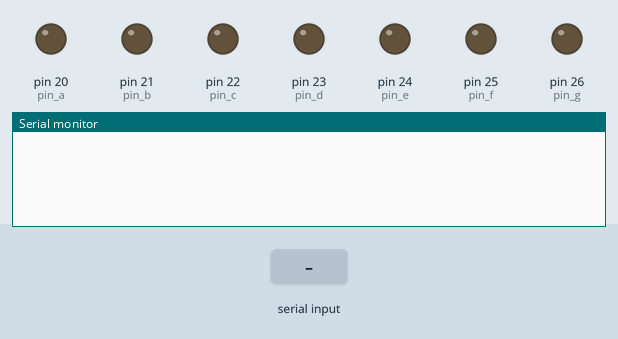
The sketch below on a simulated Arduino Mega 2560, built with avr-gcc and run on an emulated ATmega2560. Parts: output pins drawn as LEDs (lit = HIGH), the last lines printed to the serial monitor. The test bench sets the inputs (shaded band).

Above: at 1.2 s.
1.3 s: "1\n" received over the second serial link
At 2.2 s:
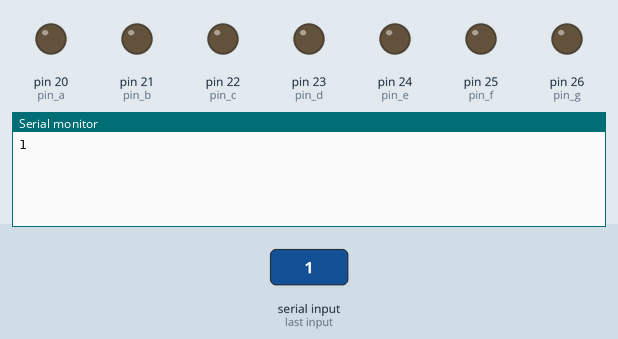
2.8 s: "2\n" received over the second serial link
At 3.4 s:
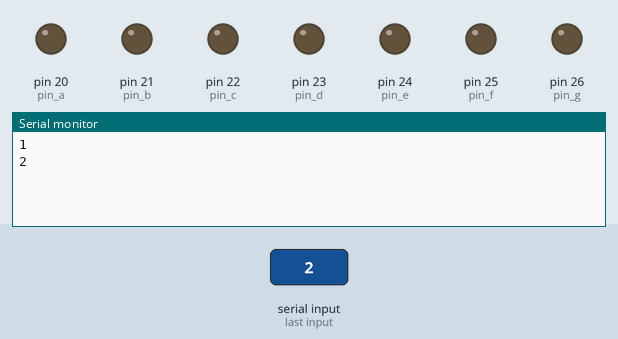
4.3 s: "3\n" received over the second serial link
At 5.5 s:
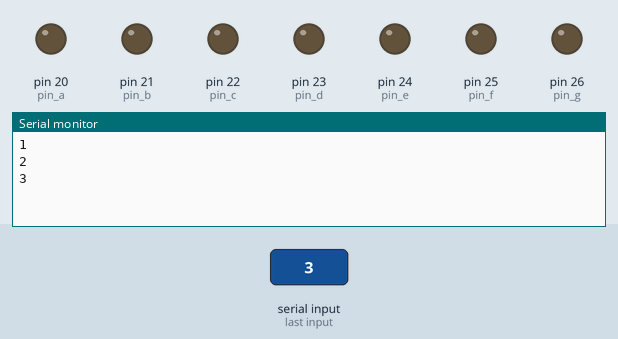
5.8 s: "4\n" received over the second serial link
At 6.9 s:
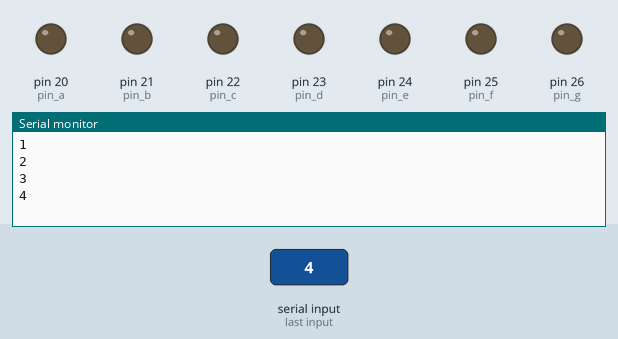
7.3 s: "5\n" received over the second serial link
At 8.0 s:
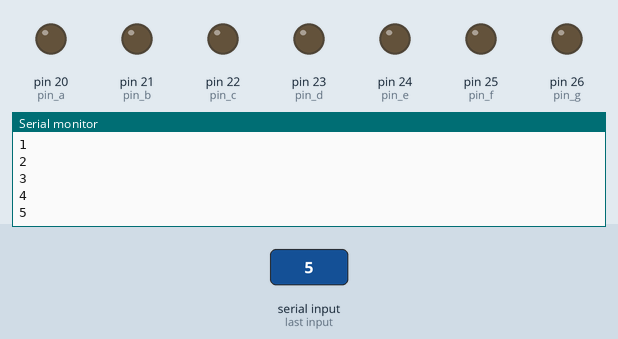
8.8 s: "6\n" received over the second serial link
At 9.1 s:
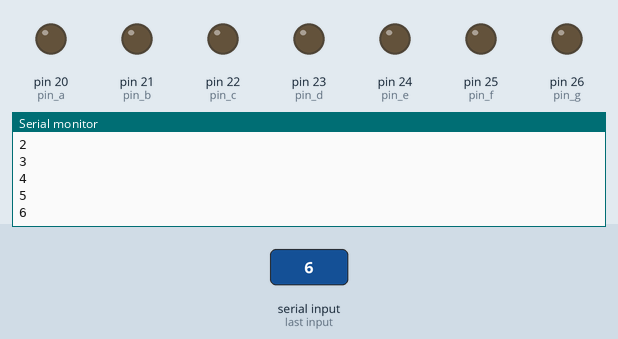
Timing chart, 0 to 11.3 s (numbered marks = the images above; inputs shaded):
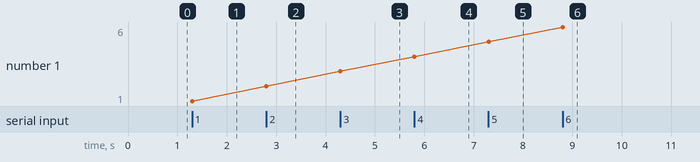

Measured:
- after the input at 1.3 s, the serial monitor: prints a new line at once (image 1)
- after the input at 2.8 s, the serial monitor: prints a new line at once (image 2)
- after the input at 4.3 s, the serial monitor: prints a new line at once (image 3)
- after the input at 5.8 s, the serial monitor: prints a new line at once (image 4)
- after the input at 7.3 s, the serial monitor: prints a new line at once (image 5)
- after the input at 8.8 s, the serial monitor: prints a new line at once (image 6)
- plotted number 1: 1 → 2 after the input at 2.8 s, 2 → 3 after the input at 4.3 s, 3 → 4 after the input at 5.8 s, 4 → 5 after the input at 7.3 s, 5 → 6 after the input at 8.8 s

The sketch:

240611_bluFnd.ino
```cpp
int pin_a = 20;
int pin_b = 21;
int pin_c = 22;
int pin_d = 23;
int pin_e = 24;
int pin_f = 25;
int pin_g = 26;

void setup() {
  Serial.begin(9600);
  Serial3.begin(9600);

  int i;
  for(i=20; i<=26; i++){
    pinMode(i,OUTPUT);
   }
}

void loop() {
  /*
  if(Serial3.available() > 0){
    char recv = Serial3.read();
    Serial3.write(recv);
    Serial.println(recv);
  }
  */

  // Serial3 => 14, 15 핀 사용

  if(Serial3.available()){
    char recv = Serial3.read(); // 수신(스마트폰 -> 블루 -> 아두이노)
    Serial.write(recv); // 송신(아두이노 -> 블루 -> 스마트폰)
    Serial.write("\n"); // 출력

      int j;
        for(j=20; j<=26; j++){
        digitalWrite(j, LOW);
        }

      if(recv == '0'){
        int j;
        for(j=20; j<=26; j++){
        digitalWrite(j, LOW);
        }
      }

      if(recv == '1'){
        digitalWrite(21, HIGH);
        digitalWrite(22, HIGH);
      }

      if(recv == '2'){
        digitalWrite(20, HIGH);
        digitalWrite(21, HIGH);
        digitalWrite(23, HIGH);
        digitalWrite(24, HIGH);
        digitalWrite(26, HIGH);
      }

      if(recv == '3'){
        digitalWrite(20, HIGH);
        digitalWrite(21, HIGH);
        digitalWrite(22, HIGH);
        digitalWrite(23, HIGH);
        digitalWrite(26, HIGH);
      }

      if(recv == '4'){
        digitalWrite(21, HIGH);
        digitalWrite(22, HIGH);
        digitalWrite(25, HIGH);
        digitalWrite(26, HIGH);
      }

      if(recv == '5'){
        digitalWrite(20, HIGH);
        digitalWrite(25, HIGH);
        digitalWrite(26, HIGH);
        digitalWrite(22, HIGH);
        digitalWrite(23, HIGH);
      }

       if(recv == '6'){
        digitalWrite(20, HIGH);
        digitalWrite(25, HIGH);
        digitalWrite(26, HIGH);
        digitalWrite(22, HIGH);
        digitalWrite(23, HIGH);
        digitalWrite(24, HIGH);
      }

      if(recv == '7'){
        digitalWrite(20, HIGH);
        digitalWrite(21, HIGH);
        digitalWrite(22, HIGH);
      }

      if(recv == '8'){
        digitalWrite(20, HIGH);
        digitalWrite(21, HIGH);
        digitalWrite(22, HIGH);
        digitalWrite(23, HIGH);
        digitalWrite(24, HIGH);
        digitalWrite(25, HIGH);
        digitalWrite(26, HIGH);
      }

      if(recv == '9'){
        digitalWrite(20, HIGH);
        digitalWrite(21, HIGH);
        digitalWrite(22, HIGH);
        digitalWrite(25, HIGH);
        digitalWrite(26, HIGH);
      }


  }

  if(Serial.available()){
    Serial3.write(Serial.read());
  }

}
```
